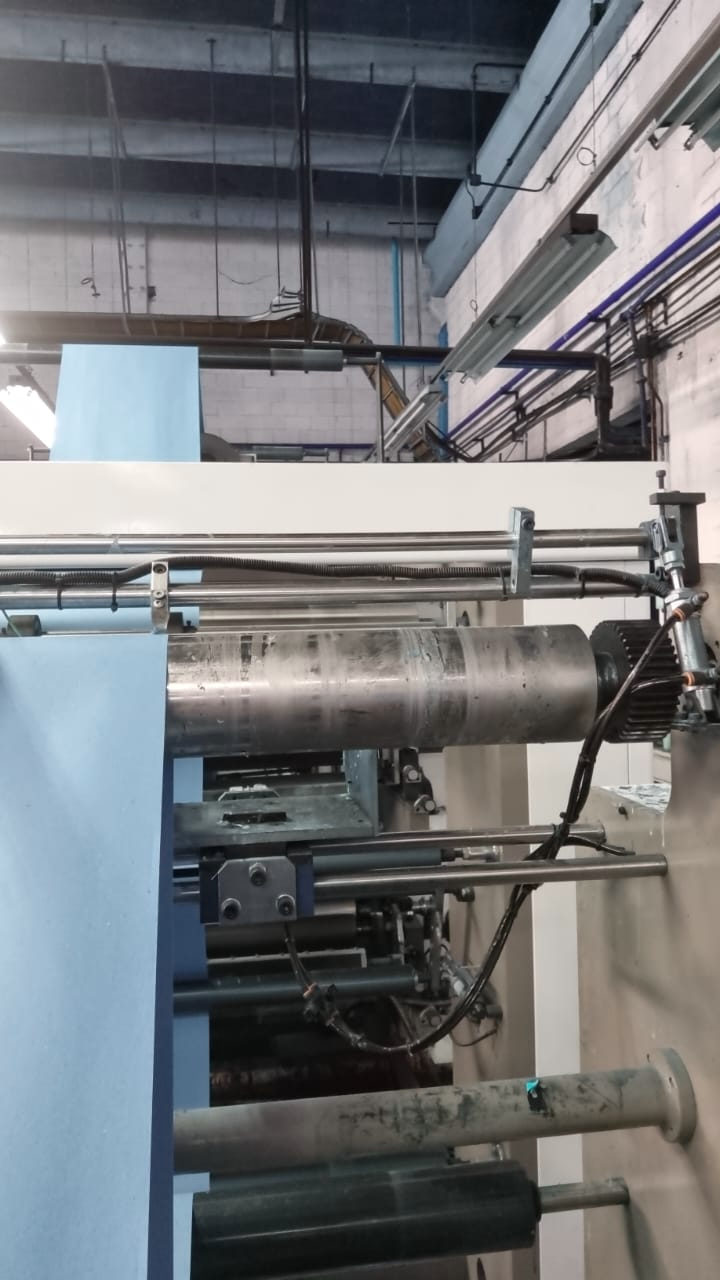
#> input picture banda.jpeg, 720 x 1280 px
$ python image.py
#> lines starting #> are read from the running program, lines starting #| are printed output that depends on the picture; after the words box and inside, x2 and y2 are one past the last pixel; in counts of white or black regions, pixels touching at a corner belong together
#> in main, image is the input picture: shape (1280, 720, 3); mean B, G, R 122.4, 119.5, 117.1
import os
from random import randint
import cv2
import numpy as np
import matplotlib
matplotlib.use('TkAgg') # or 'TkAgg', 'MacOSX'
import matplotlib.pyplot as plt
from matplotlib.animation import FuncAnimation

HUE_DELTA = np.array([7, 255, 100])
MID_HUE = np.array([105,  67, 172])

# os.environ["QT_QPA_PLATFORM_PLUGIN_PATH"] = "/usr/lib/x86_64-linux-gnu/qt5/plugins"
# os.environ["QT_QPA_PLATFORM"] = "xcb"

# Deshabilitar funcionalidades Qt de OpenCV
cv2.setUseOptimized(True)

# [10 lines left out: functions setup_plot, update_frame, not called in this run]

def procesar_frame(image):
    image_hsv = cv2.cvtColor(image, cv2.COLOR_BGR2HSV)
    # print(f"Max in image_hsv {np.max(image_hsv, axis=(0, 1))}")
    # mid_hue = np.array(image_hsv[image_hsv.shape[0] // 2, image_hsv.shape[1] // 2, :])
    mid_hue = MID_HUE
    print(f"mid hue: {mid_hue}")

    lower_paper = mid_hue - HUE_DELTA
    upper_paper = mid_hue + HUE_DELTA
    mask_ = cv2.inRange(image_hsv, lower_paper, upper_paper)
    return mark_bounds(image, mask_)
    mask = mask_ / 255
    # image_hsv[:,:,1] = 255
    # image_hsv[:,:,2] = 255
    # mask = np.ones(shape=image_hsv.shape[:2])
    # mask[image_hsv[:,:,0] > mid_hue[0] + HUE_DELTA] = 0
    # mask[image_hsv[:,:,0] < mid_hue[0] - HUE_DELTA] = 0
    # image_hsv[image_hsv[:,:,0] > mid_hue + HUE_DELTA] = 0
    # image_hsv[image_hsv[:,:,0] < mid_hue - HUE_DELTA] = 0
    # image_hsv[image_hsv[:,:,2] > 0] = [mid_hue, 255, 255]
    blured_mask = cv2.GaussianBlur(mask, (35, 35), 0)
    # image_h = cv2.cvtColor(blured_hsv, cv2.COLOR_HSV2RGB)
    # usar_marcadores_aruco(image_h)
    masked = np.array(image * blured_mask[:, :, np.newaxis], dtype=np.uint8)
    return masked


# [15 lines left out: function pre_process, not called in this run]


def rand_col():
    return randint(100, 255), randint(100, 255), randint(100, 255)


# [20 lines left out: function detectar_bordes_bobina, not called in this run]


def bound(mask):
    contours, _ = cv2.findContours(mask, cv2.RETR_EXTERNAL, cv2.CHAIN_APPROX_SIMPLE)

    if not contours:
        return []
    # Encontrar el contorno más grande (la bobina)
    largest_contour = max(contours, key=cv2.contourArea)

    # Calcular bounding rectangle
    x, y, w, h = cv2.boundingRect(largest_contour)
    print("largest contour:", x, y, w, h)

    return [cv2.boundingRect(largest_contour)]


def mark_bounds(image, mask):
    for rect in bound(mask):
        x, y, w, h = rect
        x0, y0, x1, y1 = x, y, x + w, y + h
        cv2.rectangle(image, (x0, y0), (x1, y1), rand_col(), 1)
    return image


def clean(image):
    image = cv2.resize(image, (300, 200))
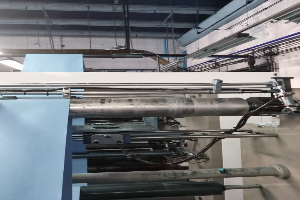
#> image: shape (200, 300, 3); mean of channels 0, 1, 2 122.5, 119.6, 117.2; drawn as B, G, R
    k_size = np.max(image.shape) // 200 * 2 + 1
#> k_size = 3
    print(f"cleaning with kernel size {k_size}")
#| cleaning with kernel size 3
    kernel = np.ones((k_size, k_size), np.uint8)
#> kernel = [[1, 1, 1], [1, 1, 1], [1, 1, 1]]
    image = cv2.morphologyEx(image, cv2.MORPH_CLOSE, kernel)
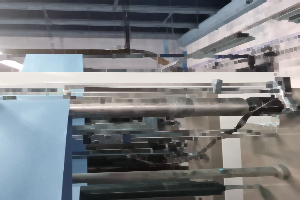
#> image: shape (200, 300, 3); mean of channels 0, 1, 2 129.8, 127, 124.6; drawn as B, G, R
    image = cv2.morphologyEx(image, cv2.MORPH_OPEN, kernel)
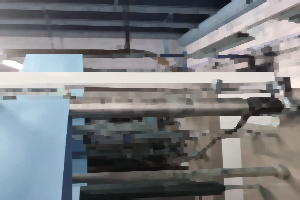
#> image: shape (200, 300, 3); mean of channels 0, 1, 2 127.8, 125, 122.6; drawn as B, G, R
    return image


# [25 lines left out: function usar_marcadores_aruco, not called in this run]

def main():
    # image = cv2.imread('buttler_marked.jpeg', cv2.IMREAD_COLOR_RGB)
    image = cv2.imread('banda.jpeg', cv2.IMREAD_COLOR_RGB)
    # image = cv2.imread('doblado.jpeg', cv2.IMREAD_COLOR_RGB)
    # image = pre_process(image)
    # aruco = usar_marcadores_aruco(image)
    image = clean(image)
    image = procesar_frame(image)
#> in procesar_frame, `image_hsv = cv2.cvtColor(image, cv2.COLOR_BGR2HSV)`: image_hsv: shape (200, 300, 3); mean H, S, V 68.9, 34.4, 133.5
#> in procesar_frame, `mask_ = cv2.inRange(image_hsv, lower_paper, upper_paper)`:
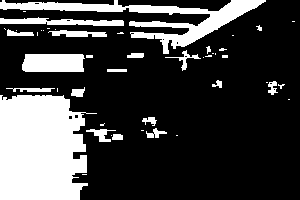
#> mask_: shape (200, 300); 25.2% white; 46 white regions (26 under 20 px)
#> in bound, `contours, _ = cv2.findContours(mask, cv2.RETR_EXTERNAL, cv2.CHAIN_APPR..`: contours = 46 contours, 29 with area under 20; largest, box (x1, y1, x2, y2) and area: (0, 95, 97, 200) 8063, (0, 0, 266, 54) 3026, (22, 54, 85, 72) 1004, (0, 17, 124, 26) 534, (48, 30, 107, 37) 214
#> in bound, `x, y, w, h = cv2.boundingRect(largest_contour)`: x = 0; y = 95; w = 97; h = 105
#| largest contour: 0 95 97 105
#> the loop in mark_bounds, `for rect in bound(mask):` made 1 pass
#> (x, y, w, h, x0, y0, x1, y1) on pass 1: (0, 95, 97, 105, 0, 95, 97, 200)
#> after the loop in mark_bounds, `for rect in bound(mask):`:
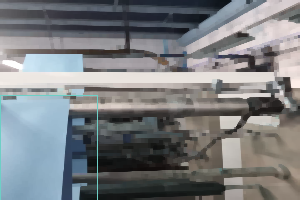
#> image: shape (200, 300, 3); 0.51% of pixels changed, all inside (x1, y1, x2, y2) = (0, 95, 98, 200); drawn as B, G, R
    # image = detectar_bordes_bobina(image)
    plt.imshow(image)
    plt.axis('off')
    plt.show()
    # fig, ax, im = setup_plot()

    # ani = FuncAnimation(fig, update_frame, fargs=(image, im),
    #                     interval=50, blit=True)

    plt.show()


main()

$ run again, with buttler_marked.jpeg copied over banda.jpeg
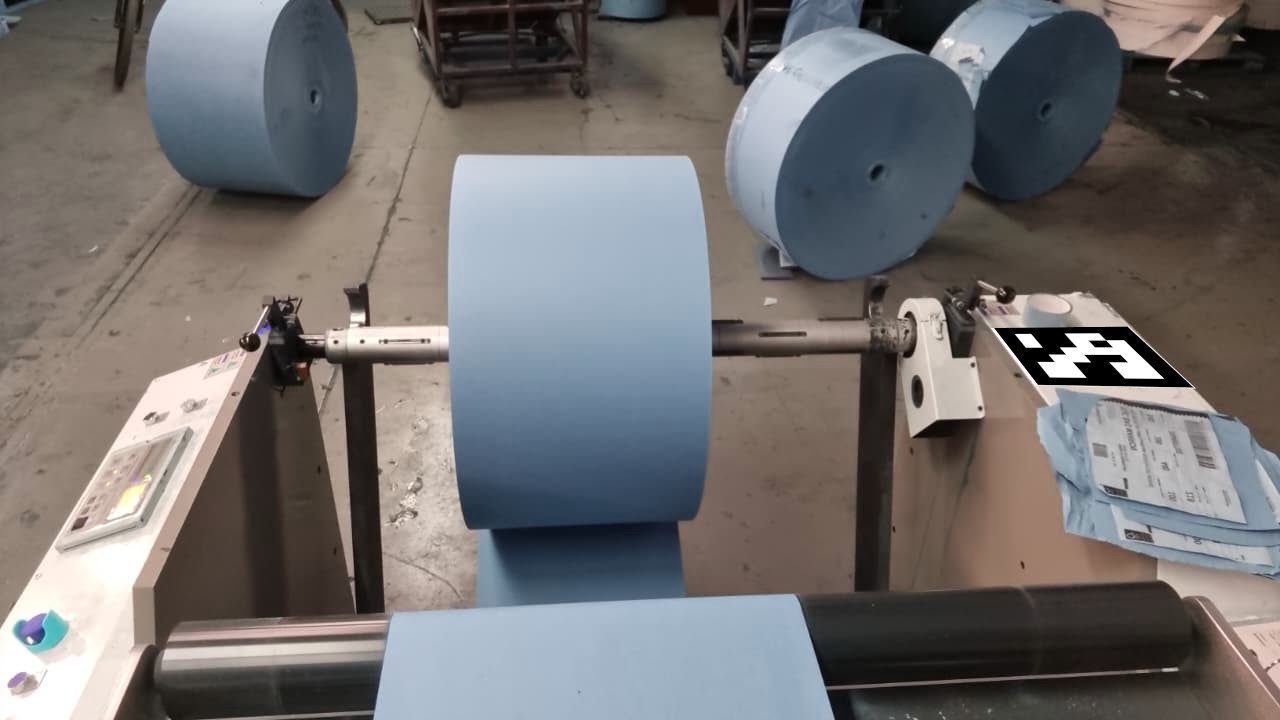
#> input picture buttler_marked.jpeg, 1280 x 720 px
#> in main, image is the input picture: shape (720, 1280, 3); mean B, G, R 111.3, 111.6, 114.3
#| cleaning with kernel size 3
#> image_hsv: shape (200, 300, 3); mean H, S, V 46.4, 52.1, 126.2
#> in procesar_frame, `mask_ = cv2.inRange(image_hsv, lower_paper, upper_paper)`:
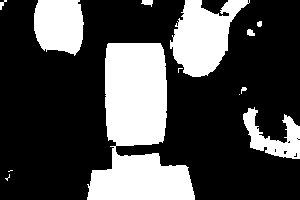
#> mask_: shape (200, 300); 29.2% white; 13 white regions (4 under 20 px)
#> contours = 13 contours, 7 with area under 20; largest, box (x1, y1, x2, y2) and area: (87, 43, 195, 200) 9731, (170, 0, 250, 77) 3393, (34, 0, 84, 56) 2255, (243, 107, 300, 159) 1226, (141, 0, 153, 7) 39, (247, 29, 255, 36) 31
#> in bound, `x, y, w, h = cv2.boundingRect(largest_contour)`: x = 87; y = 43; w = 108; h = 157
#| largest contour: 87 43 108 157
#> the loop in mark_bounds, `for rect in bound(mask):` made 1 pass
#> (x, y, w, h, x0, y0, x1, y1) on pass 1: (87, 43, 108, 157, 87, 43, 195, 200)
#> after the loop in mark_bounds, `for rect in bound(mask):`:
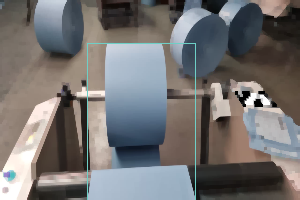
#> image: shape (200, 300, 3); mean of channels 0, 1, 2 113.8, 114.1, 116.1; drawn as B, G, R

$ run again, with doblado.jpeg copied over banda.jpeg
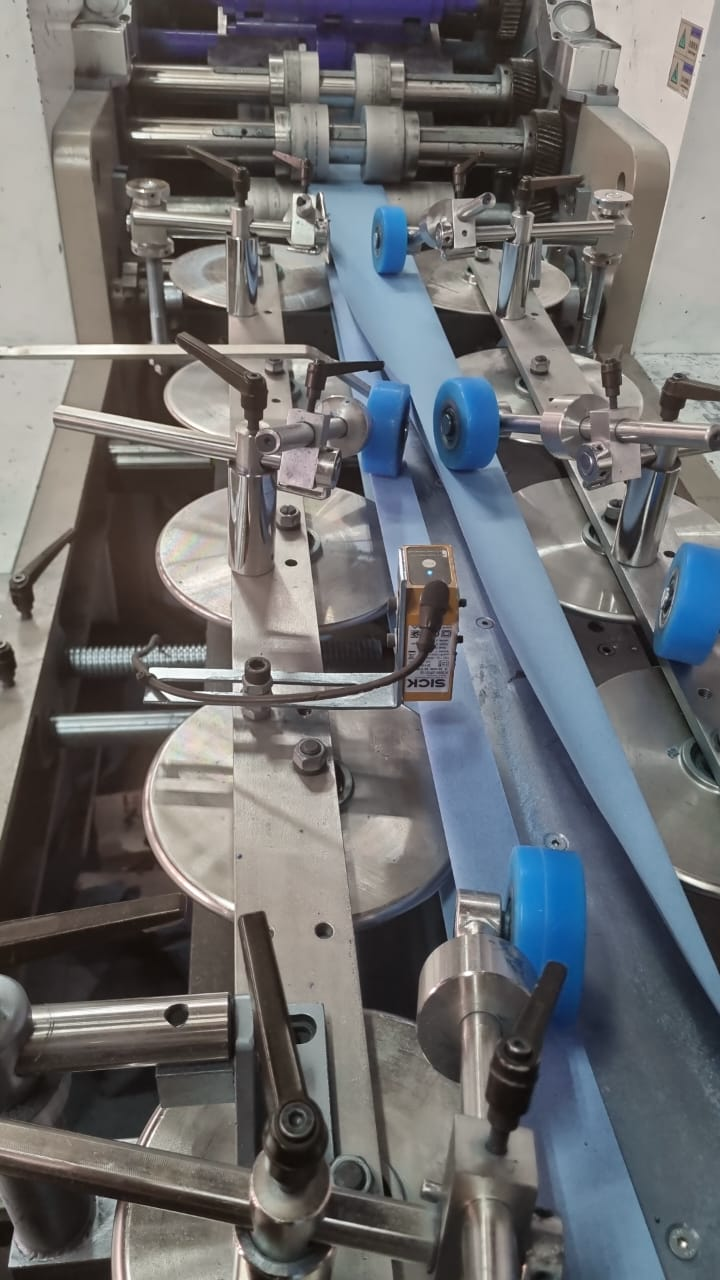
#> input picture doblado.jpeg, 720 x 1280 px
#> in main, image is the input picture: shape (1280, 720, 3); mean B, G, R 110.1, 108.7, 108.2
#| cleaning with kernel size 3
#> image_hsv: shape (200, 300, 3); mean H, S, V 47.4, 42.2, 120.9
#> in procesar_frame, `mask_ = cv2.inRange(image_hsv, lower_paper, upper_paper)`:
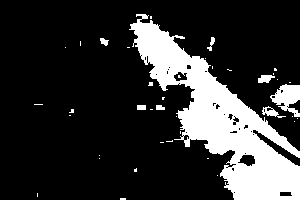
#> mask_: shape (200, 300); 19.7% white; 40 white regions (32 under 20 px)
#> contours = 39 contours, 31 with area under 20; largest, box (x1, y1, x2, y2) and area: (129, 14, 300, 200) 10690, (270, 84, 300, 117) 496, (262, 106, 286, 118) 93, (258, 75, 275, 83) 74, (100, 38, 109, 46) 32, (137, 105, 146, 110) 32, (207, 37, 215, 51) 30, (156, 105, 165, 110) 26
#> in bound, `x, y, w, h = cv2.boundingRect(largest_contour)`: x = 129; y = 14; w = 171; h = 186
#| largest contour: 129 14 171 186
#> the loop in mark_bounds, `for rect in bound(mask):` made 1 pass
#> (x, y, w, h, x0, y0, x1, y1) on pass 1: (129, 14, 171, 186, 129, 14, 300, 200)
#> after the loop in mark_bounds, `for rect in bound(mask):`:
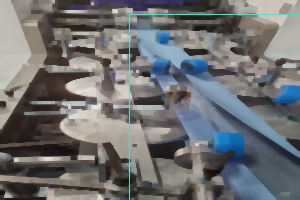
#> image: shape (200, 300, 3); mean of channels 0, 1, 2 113, 111.4, 110.2; drawn as B, G, R
